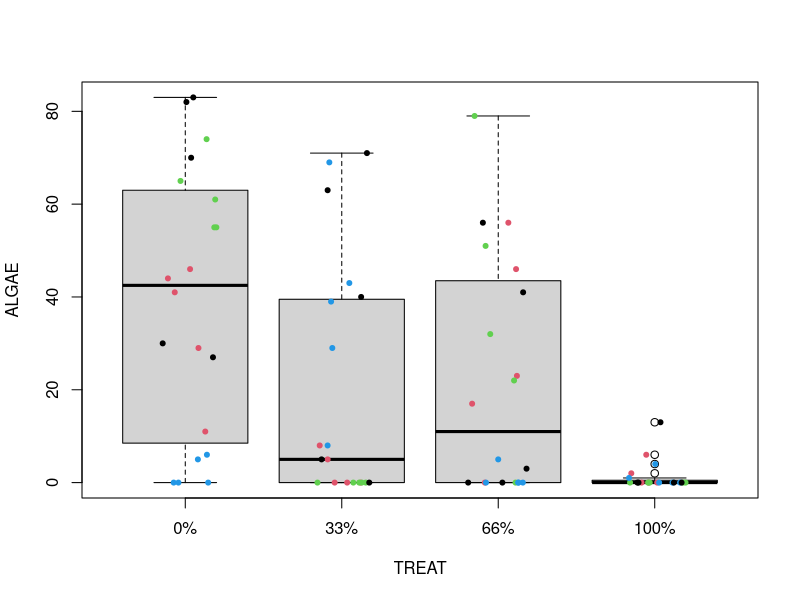
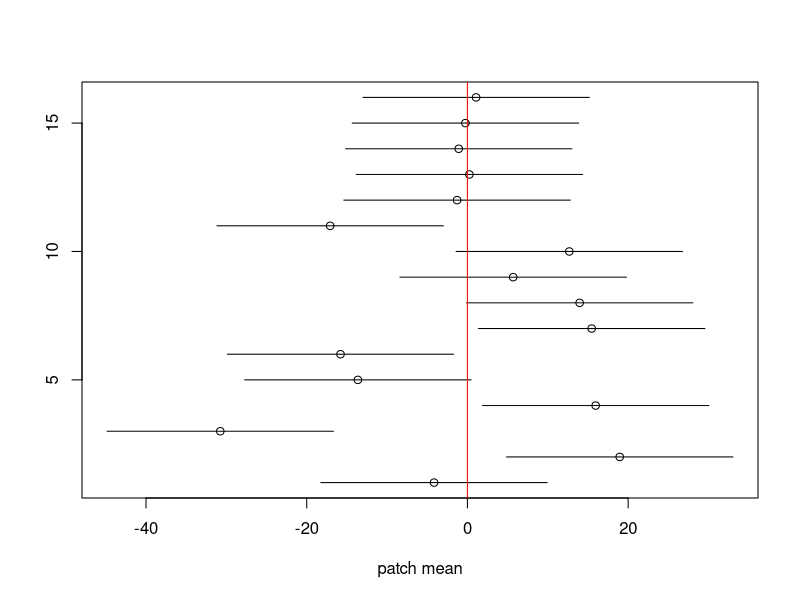

Here is the R script that generated these plots, in order:
## ---- chunk 1
fig.dim <- 4
knitr::opts_chunk$set(fig.width=2*fig.dim,
                      fig.height=fig.dim,
                      fig.align='center')
set.seed(23)
library(tidyverse)
library(matrixStats)
library(lme4)
## ---- chunk 2
pumpkins <- read.table("data/pumpkins.tsv", header=TRUE)
pumpkins$plot <- factor(pumpkins$plot)
head(pumpkins)
## ---- chunk 3
andrew_data <- read.table('../Datasets/Logan_data/andrew.tsv', header=T, sep='\t')
head(andrew_data)
## ---- chunk 4
andrew_data$QUAD <- factor(andrew_data$QUAD)
andrew_data$PATCH <- factor(andrew_data$PATCH)
andrew_data$TREAT <- factor(andrew_data$TREAT, levels=c("0%", "33%", "66%", "100%"))
## ---- chunk 5
with(andrew_data, table(PATCH, QUAD, TREAT))
## ---- chunk 6
plot(ALGAE ~ TREAT, data=andrew_data)
points(ALGAE ~ jitter(as.numeric(TREAT)), data=andrew_data, pch=20, col=1+as.numeric(PATCH)%%4)
## ---- chunk 7
summary(lm(ALGAE ~ TREAT, data=andrew_data))
## ---- chunk 8
summary(lm(ALGAE ~ TREAT + PATCH, data=andrew_data))
## ---- chunk 9
library(lme4)
alglm <- lmer(ALGAE ~ TREAT + (1|PATCH), data=andrew_data)
summary(alglm)
## ---- chunk 10
anova(
      lmer(ALGAE ~ TREAT + (1|PATCH), data=andrew_data),
      lm(ALGAE ~ TREAT, data=andrew_data))
## ---- chunk 11
anova(
      lmer(ALGAE ~ TREAT + (1|PATCH), data=andrew_data),
      lmer(ALGAE ~ (1|PATCH), data=andrew_data))
## ---- chunk 12
ranef(alglm)
## ---- chunk 13
rfs <- ranef(alglm)$PATCH
ses <- rfs[,1] + outer(sqrt(as.vector(attr(rfs, "postVar"))), c(-2, 2), "*")
plot(rfs[,1], 1:nrow(rfs), xlab='patch mean', xlim=range(ses), ylab='')
segments(x0=ses[,1], x1=ses[,2], y0=1:nrow(rfs))
abline(v=0, col='red')
## ---- chunk 14
pumpkins <- expand.grid(
          fertilizer=c("low", "medium", "high"),
          water=c("no water", "water"),
          plot=1:4,
          plant=1:5,
          weight=NA)

params <- list(
    mu = 5, # kg
    alpha = c("low" = 0,
              "medium" = +0.5,
              "high" = +1
    ),
    beta = c("no water" = 0,
             "water" = +1
    ),
    gamma = c("high,water" = -1),
    sigma = 1.5
)

inter_name <- paste(pumpkins$fertilizer, pumpkins$water, sep=",")
gamma <- ifelse(
        inter_name %in% names(params$gamma),
        params$gamma[inter_name],
        0
)
pumpkins$mean_weight <- (
    params$mu
    + params$alpha[as.character(pumpkins$fertilizer)]
    + params$beta[as.character(pumpkins$water)]
    + gamma
)

pumpkins$weight <- rnorm(
    nrow(pumpkins),
    mean=pumpkins$mean_weight,
    sd=params$sigma
)
